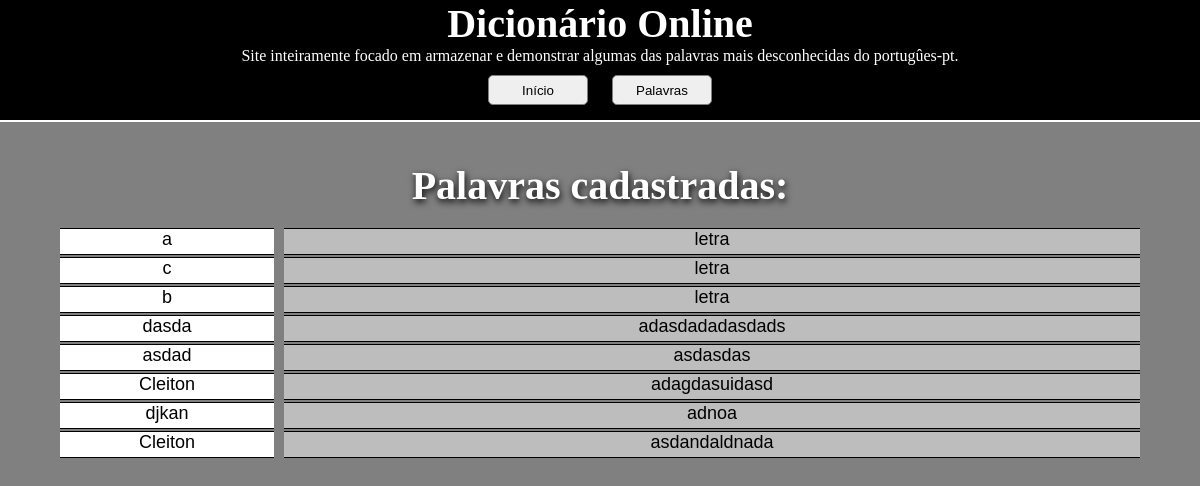
The app's page /CJB/palavras.php with its own data.
### tables this page shows
CREATE TABLE `palavras` (
  `palavra` text NOT NULL,
  `descricao` text NOT NULL
);

### CJB/palavras.php (the view, shortened to what this page needs)
<!DOCTYPE html>
<html>
	<head>
		<link rel="stylesheet" type="text/css" href="css/index.css">
	</head>
	<body>
		<header>
			<center>
				<h1>Dicionário Online</h1>
				<p>Site inteiramente focado em armazenar e demonstrar algumas das palavras mais desconhecidas do portugûes-pt.</p>
				<a href="index.php">
					<input type="button" value="Início">
				</a>
				<a href="palavras.php">
					<input type="button" value="Palavras">
				</a>
			</center>
		</header>
		<center>
			<h1>Palavras cadastradas:</h1>
		</center>
		<?php
			$server = "localhost";
			$usuario = "root";
			$senha = "root";
			$banco = "DC";
			$conn = new mysqli($server, $usuario, $senha, $banco);
		?>
		<?php
			$sql = "SELECT palavra, descricao FROM palavras";
			$result = $conn->query($sql);
			if ($result->num_rows > 0) {
						echo "<br>";
					  while($row = $result->fetch_assoc()) {
					  	  echo "<div align=\"center\">";
					  	  	echo "<div class=\"Organizador\">";
					  	  		echo "<div class=\"Palavra\">";
					  	  			echo $row["palavra"];
					  	  		echo "</div>";
					  	  		echo "<div class=\"Descricao\">";
					  	  			echo $row["descricao"];
					  	  		echo "</div>";
					  	  	echo "</div>";
					      echo "</div>";
					  }
			} else {
				echo "<br> <br> <br> <br>";
					echo "<div align=\"center\">";
					  echo "Nenhuma palavra cadastrada no banco de dados!";
					echo "</div>";
			}
		?>
	</body>
</html>

### CJB/css/index.css (style rules this page uses)
body { background: gray; margin: 0em; }
h1, p { color: white; margin: 0px; }
h1 { font-size: 40px; }
header { width: 100%; height: 120px; background: black; border-bottom: 2px solid white; margin-bottom: 40px; }
header a { text-decoration: none; }
header input { margin: 10px; border: 1px solid gray; border-radius: 5px; width: 100px; height: 30px; }
input { padding: 2px; }

### CJB/palavras.php (style rules this page uses)
h1 { text-shadow: 1px 3px 7px black; }
.Organizador { border-radius: 5px; width: 90%; display: flex; flex-direction: horizontal; }
.Palavra, .Descricao { height: 25px; color: black; border-top: 1px solid black; border-bottom: 1px solid black; font-size: 18px; margin: 1px 0px; }
.Palavra { width: 20%; background: white; font-family: arial, sans-serif; }
.Descricao { width: 80%; margin-left: 10px; background: #BDBDBD; font-family: arial, sans-serif; }

### records on screen
palavras: palavra "a", descricao "letra"
palavras: palavra "c", descricao "letra"
palavras: palavra "b", descricao "letra"
palavras: palavra "dasda", descricao "adasdadadasdads"
palavras: palavra "asdad", descricao "asdasdas"
palavras: palavra "Cleiton", descricao "adagdasuidasd"
palavras: palavra "djkan", descricao "adnoa"
palavras: palavra "Cleiton", descricao "asdandaldnada"
